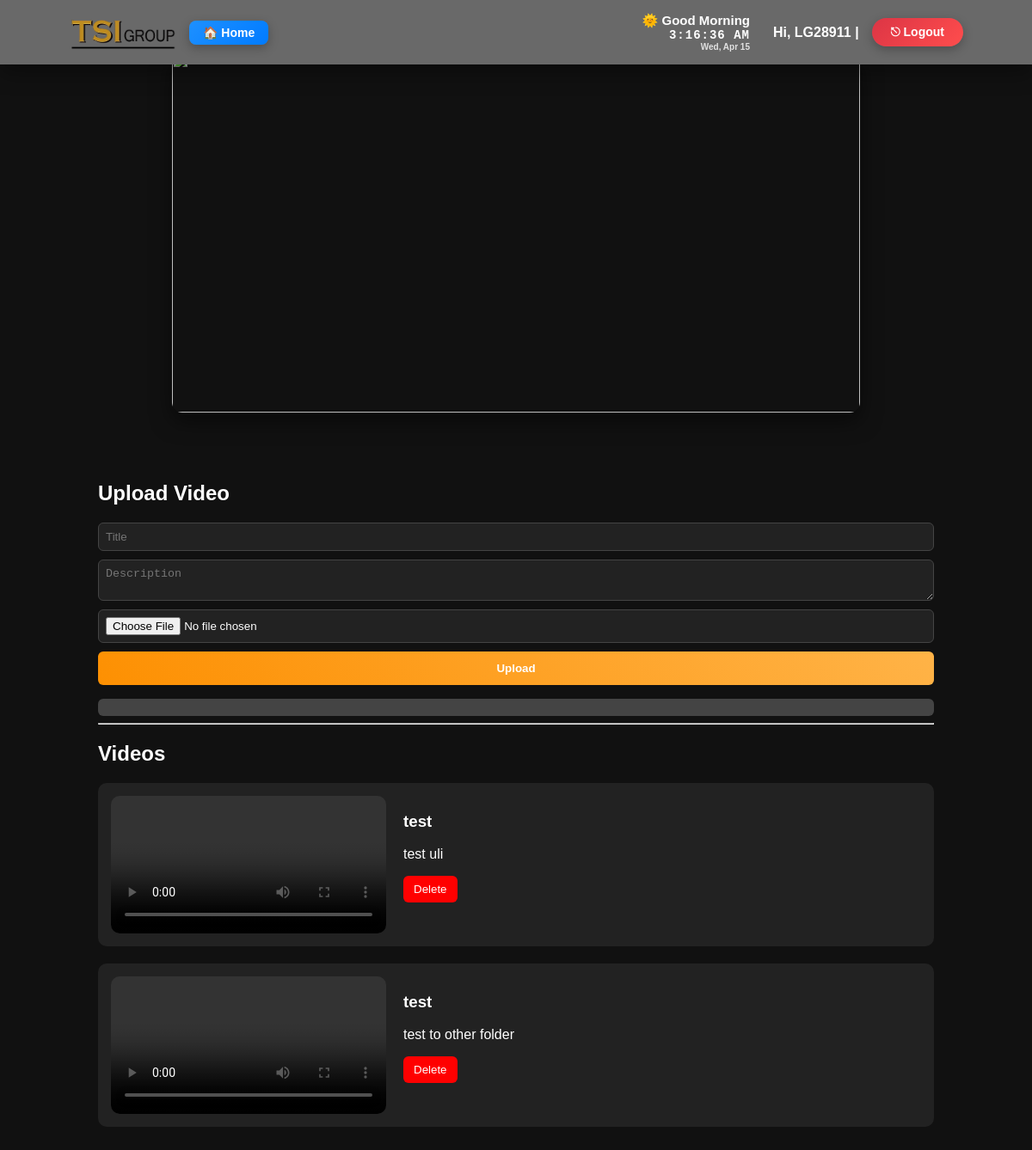
The app's page /modules/uploads/videos.php (signed in) with its own data.
### tables this page shows
CREATE TABLE `videos` (
  `id` int(11) NOT NULL,
  `title` varchar(255) DEFAULT NULL,
  `description` text DEFAULT NULL,
  `video_file` varchar(255) DEFAULT NULL,
  `created_at` timestamp NOT NULL DEFAULT current_timestamp()
);

### modules/uploads/videos.php (the view, shortened to what this page needs)
<?php
require_once __DIR__ . '/../../includes/navbar.php';
$stmt = $conn->prepare("SELECT * FROM videos ORDER BY id DESC");
$stmt->execute();
$videos = $stmt->get_result();
?>
<!DOCTYPE html>
<html>
<head>
</head>
<body>
<div class="content">
    <div class="slider">
        <img src="yt1.jpg" class="active">
    </div>
    <div class="container">
        <?php if ($_SESSION['role'] === 'admin'): ?>
            <h2>Upload Video</h2>
            <form id="uploadForm" enctype="multipart/form-data">
                <input type="text" name="title" placeholder="Title" required>
                <textarea name="description" placeholder="Description"></textarea>
                <input type="file" name="video_file" accept="video/*" required>
                <button type="submit">Upload</button>
            </form>
            <div id="progressWrapper">
            </div>
            <hr>
        <?php endif; ?>
        <h2>Videos</h2>
        <?php while($row = $videos->fetch_assoc()): ?>
            <div class="video-item">
               <video controls>
    <source src="/videos/<?php echo basename($row['video_file']); ?>" type="video/mp4">
</video>
                <div>
                    <h3><?php echo htmlspecialchars($row['title']); ?></h3>
                    <p><?php echo htmlspecialchars($row['description']); ?></p>
                    <?php if ($_SESSION['role'] === 'admin'): ?>
                        <a href="?delete=<?php echo $row['id']; ?>" onclick="return confirm('Delete this video?')">
                            <button>Delete</button>
                        </a>
                    <?php endif; ?>
                </div>
            </div>
        <?php endwhile; ?>
    </div>
</div>
</body>
</html>

### includes/navbar.php (style rules this page uses)
html, body { margin: 0; padding: 0; overflow-x: hidden; }
body { padding-top: 75px; min-height: 100vh; display: flex; flex-direction: column; }

### modules/uploads/videos.php (style rules this page uses)
body { font-family: Arial, sans-serif; background: #111; color: white; margin:0; padding:0; }
.container { width: 90%; margin: auto; padding: 20px 0; }
h2 { margin-bottom: 20px; }
.video-item { display: flex; gap: 20px; background: #222; padding: 15px; margin-bottom: 20px; border-radius: 10px; align-items: flex-start; }
video { width: 320px; border-radius: 10px; }
button { background: red; color: white; border: none; padding: 8px 12px; cursor: pointer; border-radius: 6px; }
form input, form textarea { width: 100%; padding: 8px; margin-bottom: 10px; border-radius: 6px; border: 1px solid #444; background: #222; color: white; }
form button { width: 100%; background: linear-gradient(45deg,#fd9002,#ffb347); border:none; padding:12px; font-weight:bold; cursor:pointer; color:white; }
#progressWrapper { width:100%; background:#444; margin-top:10px; border-radius:6px; }
.slider { width: 800px; height: 420px; margin: 20px auto 40px auto; position: relative; overflow: hidden; border-radius: 12px; box-shadow: 0 10px 25px rgba(0,0,0,0.5); }
.slider img { width:100%; height:100%; object-fit:cover; position:absolute; opacity:0; transition:0.6s ease-in-out; }
.slider img.active { opacity:1; }
.content { flex:1; padding:40px 60px; }

### records on screen
videos: title "test", description "test uli"
videos: title "test", description "test to other folder"

### other values on screen
$employee_id "LG28911"
